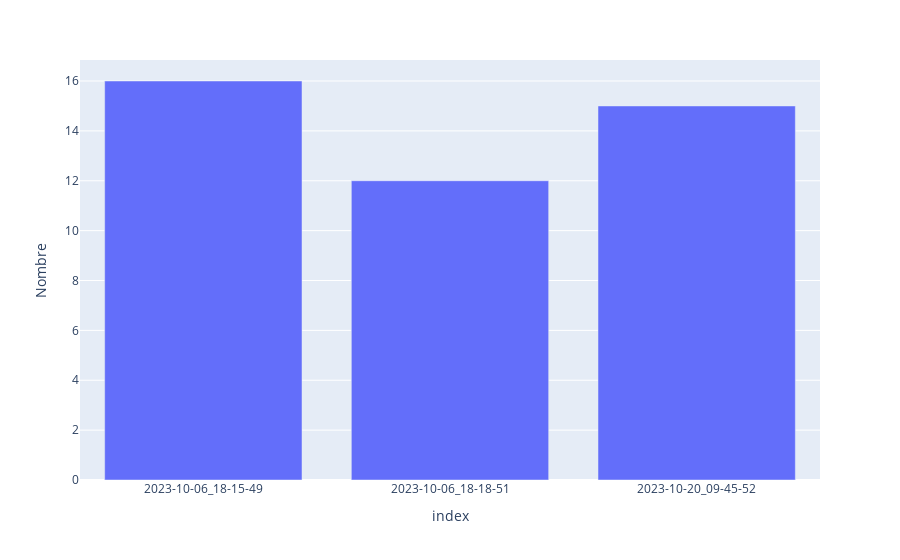

Here is the notebook cell this chart was saved with:
### Code cell
'''
comptage du nombre d'avions par date
'''
dff=pd.DataFrame(index=filtered_df['Date'].unique(), columns=['Nombre'])
for i in filtered_df['Date'].unique():
    dff.loc[i, 'Nombre']=filtered_df['Date'].where(filtered_df['Date']==i).count()

'''
affichage avec px.
'''
fig = px.bar(
    data_frame=dff,
    y='Nombre',
    x=dff.index,
    # color='Date'
)
fig.show()

### Figure 1 — Plotly figure (JSON) as saved in the notebook; plotly's stock layout.template omitted (floating-point values rounded to 4 significant figures)
{"data": [{"alignmentgroup": "True", "hovertemplate": "index=%{x}<br>Nombre=%{y}<extra></extra>", "legendgroup": "", "marker": {"color": "#636efa", "pattern": {"shape": ""}}, "name": "", "offsetgroup": "", "orientation": "v", "showlegend": false, "textposition": "auto", "type": "bar", "x": ["2023-10-06_18-15-49", "2023-10-06_18-18-51", "2023-10-20_09-45-52"], "xaxis": "x", "y": [16, 12, 15], "yaxis": "y"}], "layout": {"barmode": "relative", "legend": {"tracegroupgap": 0}, "margin": {"t": 60}, "xaxis": {"anchor": "y", "domain": [0, 1], "title": {"text": "index"}}, "yaxis": {"anchor": "x", "domain": [0, 1], "title": {"text": "Nombre"}}}}
